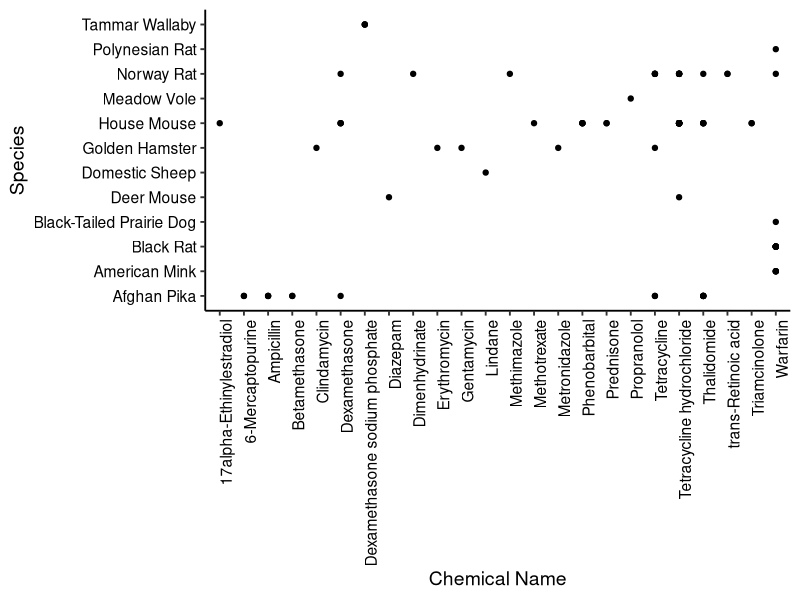
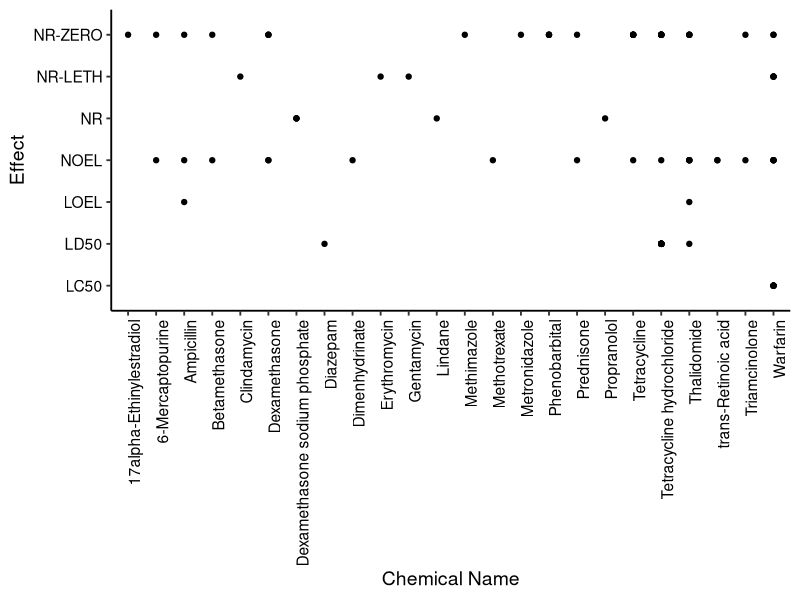
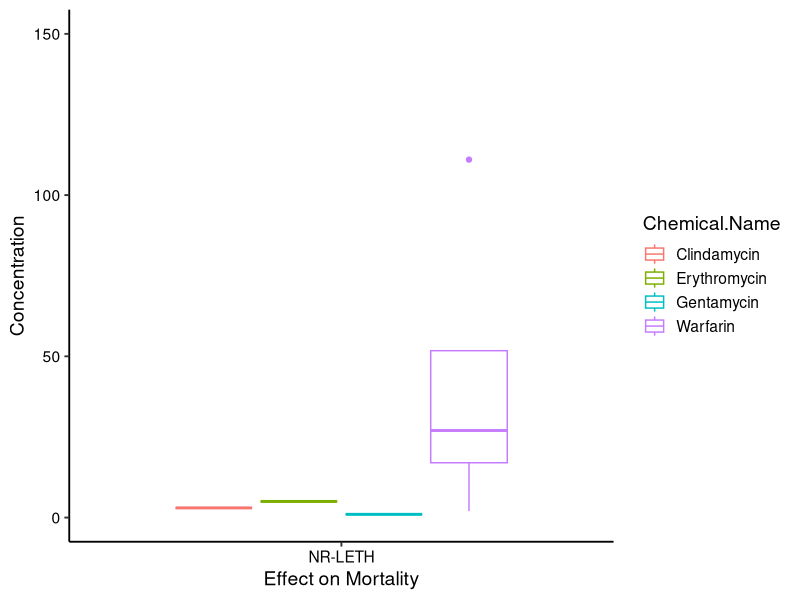
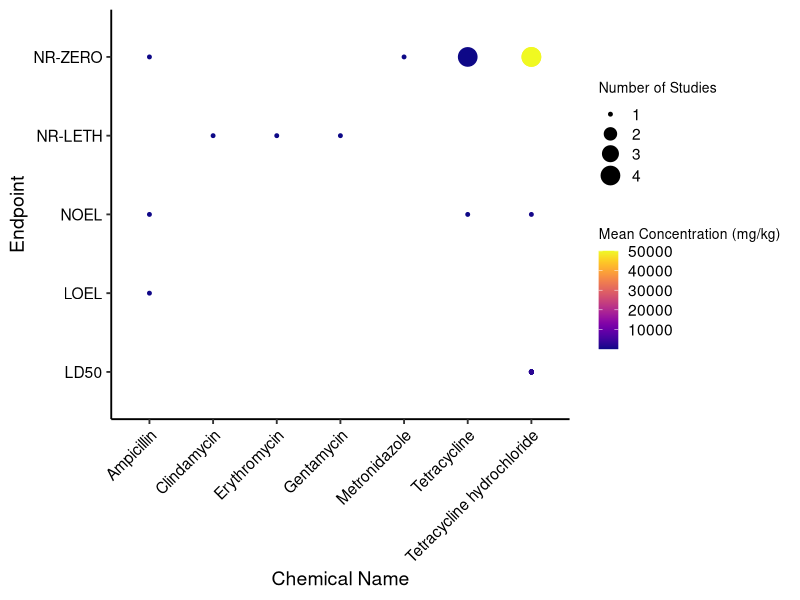
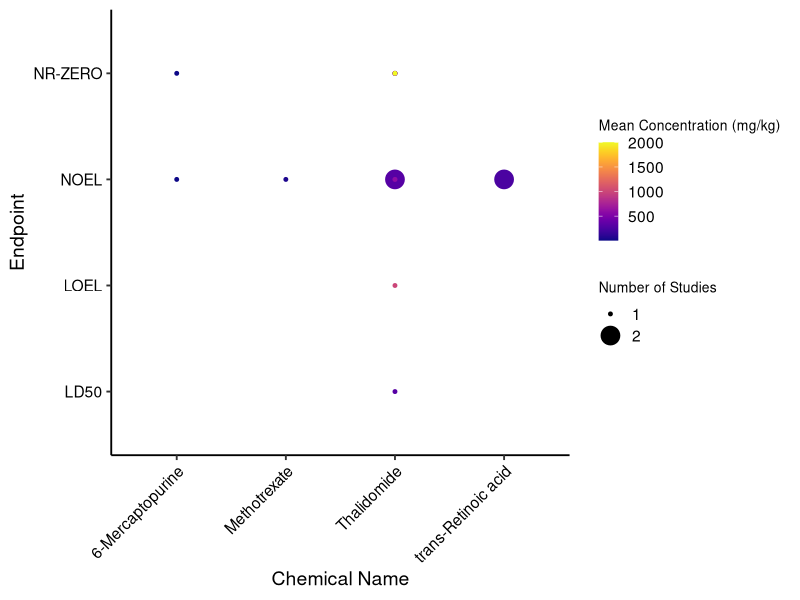
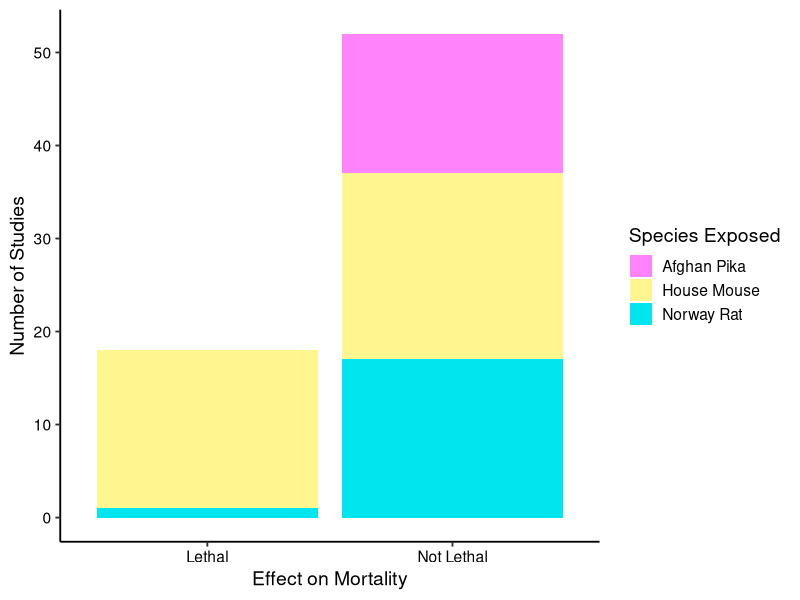
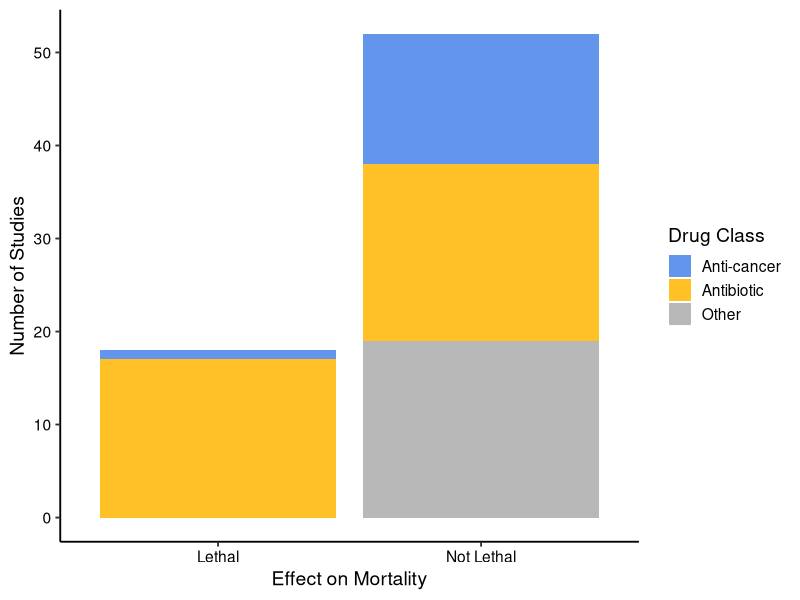
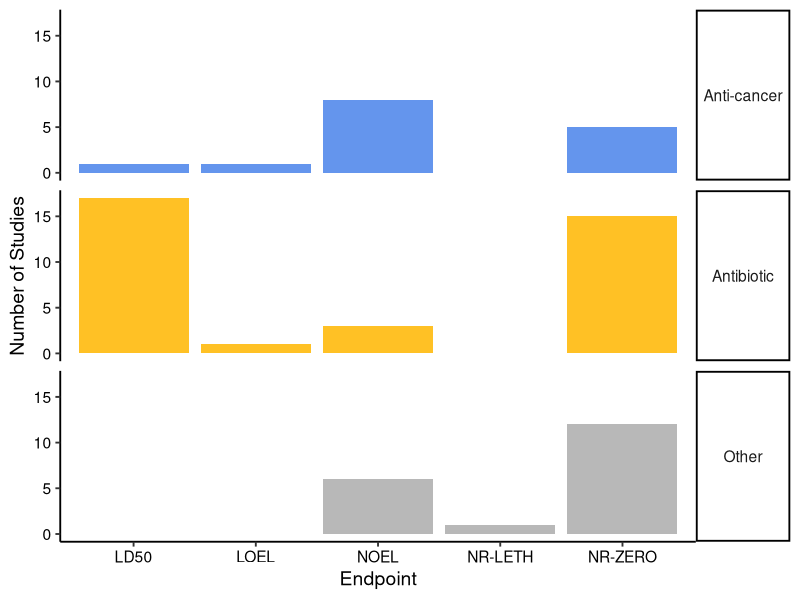

Here is the R script that generated these plots, in order:
## ---- chunk 1
# Set your working directory
getwd()

# Load your packages
library(tidyverse)
library(readr)
library(viridis)
library(RColorBrewer)
library(kableExtra)





# Set your ggplot theme
mytheme <- theme_classic(base_size = 14) +
  theme(axis.text = element_text(color = "black"), 
        legend.position = "top")
theme_set(mytheme)


#upload the data set
Mammal_dat_RAW <- read.csv("ECOTOX_Mammals_RAW.csv")
View(Mammal_dat_RAW)

#setting up autoreferencing 

## ---- chunk 2
mammal_table<-kable(Mammal_dat_RAW)%>%
  kable_styling(bootstrap_options = "striped", full_width = F)

print(mammal_table)



## ---- chunk 3
#summary code
colnames(Mammal_dat_RAW)
class(Mammal_dat_RAW$Pub..Year)
summary(Mammal_dat_RAW$Common.Name)

summary(Mammal_dat_RAW$Chemical.Name)
class(Mammal_dat_RAW$Chemical.Name)
#Thalidomide and warfarin have most data points

class(Mammal_dat_RAW$Conc..Mean..Std.)
Mammal_dat_RAW$Conc..Mean..Std.<- as.integer(Mammal_dat_RAW$Conc..Mean..Std.)
#changed cancentration to an integer rather than numeric

summary(Mammal_dat_RAW$Pub..Year)
Mammal_dat_RAW$Pub..Year<-as.factor(Mammal_dat_RAW$Pub..Year)
summary(Mammal_dat_RAW$Pub..Year)
#treated this as a factor so that I could see how many studies took place in each year

summary(Mammal_dat_RAW$Endpoint)
class(Mammal_dat_RAW$Endpoint)
## ---- chunk 4
ECOTOX_LethZero <- Mammal_dat_RAW %>%
  filter(Endpoint == "NR-LETH" | Endpoint =="NR-ZERO")

ECOTOX_Lethal <- Mammal_dat_RAW %>%
  filter(Endpoint == "NR-LETH")



class(ECOTOX_LethZero$Endpoint)
ECOTOX_LethZero$Endpoint<-as.character(ECOTOX_LethZero$Endpoint)

summary(Mammal_dat_RAW$Chemical.Name)

ECOTOX_antibiotics<- Mammal_dat_RAW %>%
  filter(Chemical.Name == "Ampicillin"| 
           Chemical.Name == "Clindamycin"| 
           Chemical.Name =="Gentamycin"|
           Chemical.Name ==  "Metronidazole"|
           Chemical.Name == "Erythromycin"|
           Chemical.Name == "Tetracycline"|
           Chemical.Name == "Tetracycline hydrochloride")
View(ECOTOX_antibiotics)



#wrangle the data to only have the three most commonly studied organisms

Three_dat <- Mammal_dat_RAW %>%
  filter(Common.Name == "Afghan Pika" | Common.Name == "Norway Rat" | Common.Name =="House Mouse")

summary(Mammal_dat_RAW$Chemical.Name)

#wrangle data to combine endpoints categories = 0, 50, 100


Three_dat_mutateMortality<-mutate(Three_dat, Mortality.Rate = ifelse(Three_dat$Endpoint=="LD50", "Lethal", "Not Lethal"),
                                  ifelse(Three_dat$Endpoint=="LOEL", "Not Lethal", "Lethal"),
                                  ifelse(Three_dat$Endpoint=="NOEL", "Not Lethal", "Lethal"),
                                  ifelse(Three_dat$Endpoint=="NR-LETH", "Lethal", "Not Lethal"),
                                  ifelse(Three_dat$Endpoint=="NR-ZERO", "Not Lethal", "Lethal"))



ECOTOX_cancerdrugs<- Mammal_dat_RAW %>%
  filter(Chemical.Name == "6-Mercaptopurine"| 
           Chemical.Name == "Methotrexate"| 
           Chemical.Name =="Thalidomide"|
           Chemical.Name =="trans-Retinoic acid")



## ---- chunk 5
Explore1<-ggplot(Mammal_dat_RAW, aes(x = Chemical.Name, y = Common.Name)) + 
  theme(axis.text.x = element_text(angle = 90, hjust = 1)) +
  labs(x="Chemical Name", y="Species")+
  geom_point()
print(Explore1)
#E1cap <- fig_nums(name = "Explore1", caption = "Exploratory visualization 1, species tested for each chemcial")
## ---- chunk 6
Explore2<- ggplot(Mammal_dat_RAW, aes(x = Chemical.Name, y = Endpoint)) + 
  theme(axis.text.x = element_text(angle = 90, hjust = 1)) +
  labs(x="Chemical Name", y="Effect")+
  geom_point()
print(Explore2)
#E2cap <- fig_nums(name = "Explore2", caption = "Exploratory visualization 2, endpoint effects for each chemical")
## ---- chunk 7

Explore3<- ggplot(ECOTOX_Lethal, aes(x = Endpoint, y = Conc..Mean..Std.)) +
  ylim(0, 150)+
  labs(x="Effect on Mortality", y="Concentration")+
  geom_boxplot(aes(color=Chemical.Name))+
  theme(legend.position = "right")

  
print(Explore3)  
#E3cap <- fig_nums(name = "Explore3", caption = "Exploratory visualization 3, concentration of drugs assocaited with 100% mortality")
  
## ---- chunk 8

## ---- chunk 9
Visualization1<- ggplot(ECOTOX_antibiotics, aes(Chemical.Name, Endpoint)) +
                          labs(x="Chemical Name", y="Endpoint", 
                               color="Mean Concentration (mg/kg)", size="Number of Studies")+ 
                          scale_color_viridis(option="plasma")+
                          geom_count(aes(color=Conc..Mean..Std.))+
                          theme(axis.text.x = element_text(angle = 45, hjust = 1), 
                          legend.position="right",legend.key.size= unit(0.5, "cm"),                            legend.title=element_text(size=10))
  

print(Visualization1)


#V1cap <- fig_nums(name = "Visual1", caption = "Antibiotics and their endpoints based on concentration. Larger dots indicate more studies.")

## ---- chunk 10
Visualization2<- ggplot(ECOTOX_cancerdrugs, aes(Chemical.Name, Endpoint)) +
                          labs(x="Chemical Name", y="Endpoint", 
                               color="Mean Concentration (mg/kg)", size="Number of Studies")+ 
                          scale_color_viridis(option="plasma")+
                          geom_count(aes(color=Conc..Mean..Std.), breaks=c(1,2,3,4,5))+
                          scale_size(breaks=c(1,2,3))+
                          theme(axis.text.x = element_text(angle = 45, hjust = 1), 
                          legend.position="right",legend.key.size= unit(0.5, "cm"),                             legend.title=element_text(size=10))

print(Visualization2)

#V2cap <- fig_nums(name = "Visual2", caption = "Anti-cancer drugs and their endpoints based on concentration. Larger dots indicate more studies.")
## ---- chunk 11
Visualization3 <- ggplot(Three_dat_mutateMortality, aes(Mortality.Rate,))+
  geom_bar(stat = "count", position = "stack", aes(fill=Common.Name))+
  labs(x="Effect on Mortality", y="Number of Studies", fill="Species Exposed")+
  scale_fill_manual(values=c("orchid1", "khaki1", "turquoise2"))+
  theme(legend.position = "right")

print(Visualization3)


#V3cap <- fig_nums(name = "Visual3", caption = "Top three most studied organisms and the number of studies which proved lethal for that organism. 'Lethal' includes LD50 (50% morality) and NR-LETH (100% mortality), 'Not Lethal' includes measures with minimal or no effect on the organism.")
## ---- chunk 12

Visualization4 <- ggplot(Three_dat_mutateMortality, aes(Mortality.Rate,))+
  geom_bar(stat = "count", position = "stack", aes(fill=Drug.Class))+
  labs(x="Effect on Mortality", y="Number of Studies", fill="Drug Class")+
  scale_fill_manual(values=c("cornflowerblue", "goldenrod1", "gray72"))+
  theme(legend.position = "right")

print(Visualization4)

#V4cap <- fig_nums(name = "Visual4", caption = "Number of studies associated with each drug class and whether or not they proved lethal. Again, 'Lethal' includes LD50 (50% morality) and NR-LETH (100% mortality), 'Not Lethal' includes measures with minimal or no effect on the organism.")

## ---- chunk 13
Visualization5<- ggplot(Three_dat_mutateMortality, aes(Endpoint,))+
  geom_bar(stat = "count", aes(fill= Drug.Class))+
  labs(x="Endpoint", y="Number of Studies", fill="Drug Class")+
  scale_fill_manual(values=c("cornflowerblue", "goldenrod1", "gray72"))+
  facet_grid(Drug.Class~.)+
   theme(strip.text.y = element_text(angle = 0), legend.position = "none")
  
print(Visualization5)
  
#V5cap <- fig_nums(name = "Visual5", caption = "Endpoint effects of each drug class dependent on how many studies came to the same conclusion.")
  
